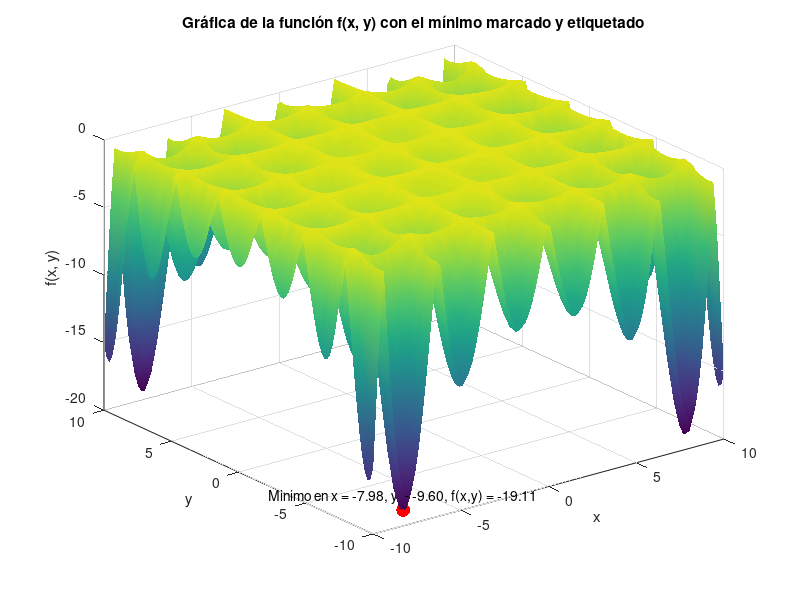

The MATLAB script that drew this image: (Note: this script raises an error after producing the figure.)
clear all
close all
clc

seed = 1;
rng(seed, 'twister');

%% Definición de la función
f = @(x) -abs(sin(x(1))*cos(x(2))*exp(abs(1 - sqrt(x(1)^2 + x(2)^2)/pi)));
lb = [-10, -10];
ub = [10, 10];
nvars = 2;             % Número de variables

% Límites de la gráfica y de la optimización
x = linspace(-10,10);
y = linspace(-10,10);
[X,Y] = meshgrid(x,y);

Z = -abs(sin(X).*cos(Y).*exp(abs(1 - sqrt(X.^2 + Y.^2)./pi)));

% Encontrar el mínimo en la matriz Z
[minZ, idxZ] = min(Z(:));
[idxX, idxY] = ind2sub(size(Z), idxZ);

% Coordenadas del mínimo
minX = X(idxX, idxY);
minY = Y(idxX, idxY);

% Gráfica de la función
figure
surf(X,Y,Z);
hold on; % Mantén la gráfica actual para agregar más elementos
scatter3(minX, minY, minZ, 100, 'r', 'filled'); % Agregar el punto mínimo como un punto rojo

% Agregar etiqueta de texto con los valores de x, y y z
str = sprintf('Minimo en x = %.2f, y = %.2f, f(x,y) = %.2f', minX, minY, minZ);
text(minX, minY, minZ + 1, str, 'HorizontalAlignment', 'center');

xlabel('x')
ylabel('y')
zlabel('f(x, y)')
title('Gráfica de la función f(x, y) con el mínimo marcado y etiquetado')
shading interp
%% fmincon

% Optimización
options = optimoptions('fmincon','Algorithm','interior-point'); % Elige el algoritmo 'interior-point'

% Número de iteraciones 
n = 20; % Cambia este valor si quieres probar más o menos puntos iniciales

% Inicializar matrices para almacenar los resultados
resultsA = zeros(n, 6); % Matriz de resultados para x0, y0, x*, y*, f* y tiempo

for i = 1:n
    % Valores iniciales aleatorios
    x0 = (ub - lb) .* rand(1, 2) + lb;   %contiene valores random para x0 e y0

    % Medir el tiempo de ejecución
    tic
    [x_star, f_star] = fmincon(f, x0, [], [], [], [], lb, ub, [], options);
    time = toc;

    % Almacenar los resultados
    resultsA(i, :) = [x0, x_star, f_star, time];

end

% Al final del bucle for, ordenar los resultados por f* (columna 5)
resultsA = sortrows(resultsA, 5);

% Nombres de las columnas
headers = {'x0', 'y0', 'x*', 'y*', 'f*', 'Tiempo de ejecución'};

% Borrar los archivos antiguos si existen
if exist('resultsA.csv', 'file')
    delete('resultsA.csv');
end
if exist('resultsA.xlsx', 'file')
    delete('resultsA.xlsx');
end

% Crear tabla de resultados
results_tableA = array2table(resultsA, 'VariableNames', headers);

% Guardar los resultados en un archivo Excel
writetable(results_tableA, 'resultsA.xlsx');


%% ps0    

%Parámetros de la simulación
n_iterations = 2:1:30;  % Cambiar este vector para probar diferentes números de iteraciones
swarm_sizes = 2:1:30;   % Cambiar este vector para probar diferentes tamaños de enjambre

% Prealocación de matrices de resultados
results = zeros(length(n_iterations)*length(swarm_sizes), 6); % Matriz de resultados
counter = 1; % Contador para la matriz de resultados

% Bucle a través de diferentes números de iteraciones y tamaños de enjambre
for k = 1:length(swarm_sizes)
    for j = 1:length(n_iterations)
        % Parámetros de PSO
        options = optimoptions(@particleswarm, 'SwarmSize', swarm_sizes(k), 'MaxIterations', n_iterations(j), 'Display', 'off');

        % Medir el tiempo de ejecución
        tic
        [x_star, f_star] = particleswarm(f, nvars, lb, ub, options);
        time = toc;

        % Almacenar los resultados
        results(counter, :) = [swarm_sizes(k), n_iterations(j), x_star(1), x_star(2), f_star, time];
        counter = counter + 1;
    end
end

% Calcular la desviación estándar de la variable f*
std_f_star_pso = std(results(:, 5));

% Mostrar la desviación estándar de f*
fprintf('La desviación estándar de f* es %f.\n', std_f_star);

% Nombres de las columnas
headers = {'SwarmSize', 'Número de iteraciones', 'x*', 'y*', 'f*', 'Tiempo de ejecución'};

% Crear tabla de resultados
results_table = array2table(results, 'VariableNames', headers);

% Ordenar la tabla por la columna 'f*' en orden ascendente
results_table = sortrows(results_table, 'f*');

if exist('pso_results.xlsx', 'file')
    delete('pso_results.xlsx');
end

% Guardar los resultados en un archivo Excel
writetable(results_table, 'pso_results.xlsx');


%% ga

% Definición de la función
f = @(x) -abs(sin(x(1))*cos(x(2))*exp(abs(1 - sqrt(x(1)^2 + x(2)^2)/pi)));

% Parámetros de la simulación
population_size = 1:1:30;  % Cambiar este vector para probar diferentes tamaños de población
n_iterations = 1:1:30; % Cambiar este vector para probar diferentes números de iteraciones

% Prealocación de matrices de resultados
results = zeros(length(population_size)*length(n_iterations), 6); % Matriz de resultados para tamaño de la población, número de iteraciones, x*, y*, f* y tiempo
counter = 1; % Contador para la matriz de resultados

% Bucle a través de diferentes tamaños de población e iteraciones
for i = 1:length(population_size)
    for j = 1:length(n_iterations)
        % Parámetros de GA
        options = optimoptions(@ga,'PopulationSize',population_size(i),'MaxGenerations',n_iterations(j),'Display','off');
        
        % Medir el tiempo de ejecución
        tic
        [x_star, f_star] = ga(f, nvars, [], [], [], [], lb, ub, [], options);
        time = toc;

        % Almacenar los resultados
        results(counter, :) = [population_size(i), n_iterations(j), x_star, f_star, time];
        counter = counter + 1;
    end
end

% Calcular la desviación estándar de la variable f*
std_f_star_ga = std(results(:, 5));

% Nombres de las columnas
headers = {'Tamaño de la población', 'Número de iteraciones', 'x*', 'y*', 'f*', 'Tiempo de ejecución'};

if exist('ga_results.xlsx', 'file')
    delete('ga_results.xlsx');
end

% Crear tabla de resultados
results_table = array2table(results, 'VariableNames', headers);

% Ordenar la tabla por la columna 'f*' en orden ascendente
results_table = sortrows(results_table, 'f*');

% Guardar los resultados en un archivo Excel
writetable(results_table, 'ga_results.xlsx');

        